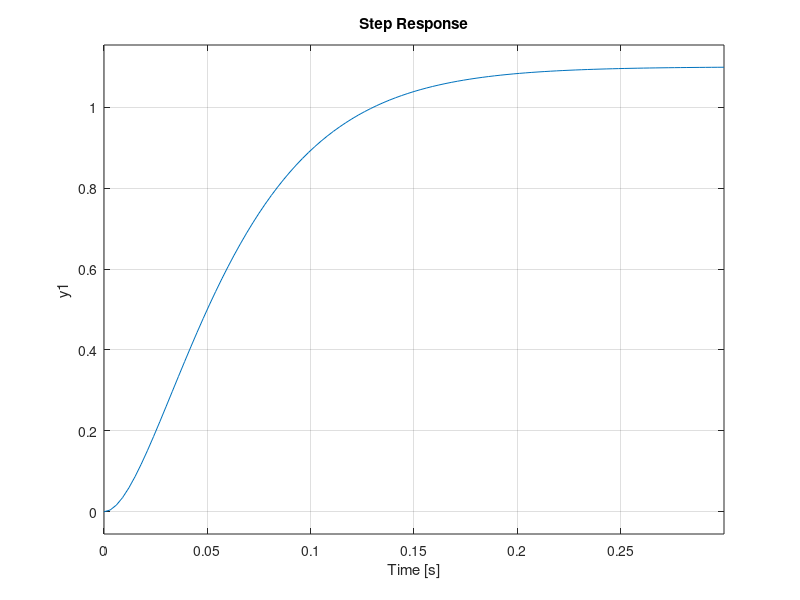

The MATLAB script that drew this image:
%Ejercicio 4
pkg load control
clc; clear all; close all;

s = tf('s');
K = 1.1;
Tao = 0.065;
%Para un sistema de segundo orden con un psita >= 1 se puede aproximar
%como un sistema de primer orden
G1 = K/((Tao/2)*s+1)^2
step(G1,0.3)

